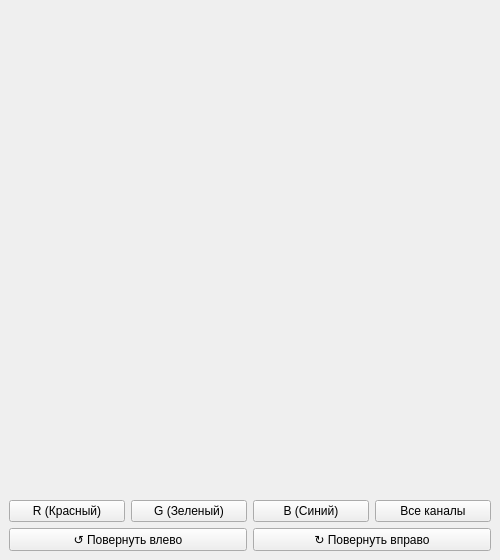
<?xml version="1.0" encoding="UTF-8"?>
<ui version="4.0">
 <class>MainWindow</class>
 <widget class="QMainWindow" name="MainWindow">
  <property name="geometry">
   <rect>
    <x>0</x>
    <y>0</y>
    <width>500</width>
    <height>560</height>
   </rect>
  </property>
  <property name="windowTitle">
   <string>Обработка изображения</string>
  </property>
  <widget class="QWidget" name="centralwidget">
   <layout class="QVBoxLayout" name="verticalLayout">
    <item>
     <widget class="QLabel" name="lbl_image">
      <property name="alignment">
       <set>Qt::AlignmentFlag::AlignCenter</set>
      </property>
      <property name="minimumSize">
       <size>
        <width>400</width>
        <height>400</height>
       </size>
      </property>
     </widget>
    </item>
    <item>
     <layout class="QHBoxLayout" name="channelsLayout">
      <item>
       <widget class="QPushButton" name="btn_r">
        <property name="text">
         <string>R (Красный)</string>
        </property>
       </widget>
      </item>
      <item>
       <widget class="QPushButton" name="btn_g">
        <property name="text">
         <string>G (Зеленый)</string>
        </property>
       </widget>
      </item>
      <item>
       <widget class="QPushButton" name="btn_b">
        <property name="text">
         <string>B (Синий)</string>
        </property>
       </widget>
      </item>
      <item>
       <widget class="QPushButton" name="btn_all">
        <property name="text">
         <string>Все каналы</string>
        </property>
       </widget>
      </item>
     </layout>
    </item>
    <item>
     <layout class="QHBoxLayout" name="rotationLayout">
      <item>
       <widget class="QPushButton" name="btn_rotate_left">
        <property name="text">
         <string>↺ Повернуть влево</string>
        </property>
       </widget>
      </item>
      <item>
       <widget class="QPushButton" name="btn_rotate_right">
        <property name="text">
         <string>↻ Повернуть вправо</string>
        </property>
       </widget>
      </item>
     </layout>
    </item>
   </layout>
  </widget>
 </widget>
 <resources/>
 <connections/>
</ui>
